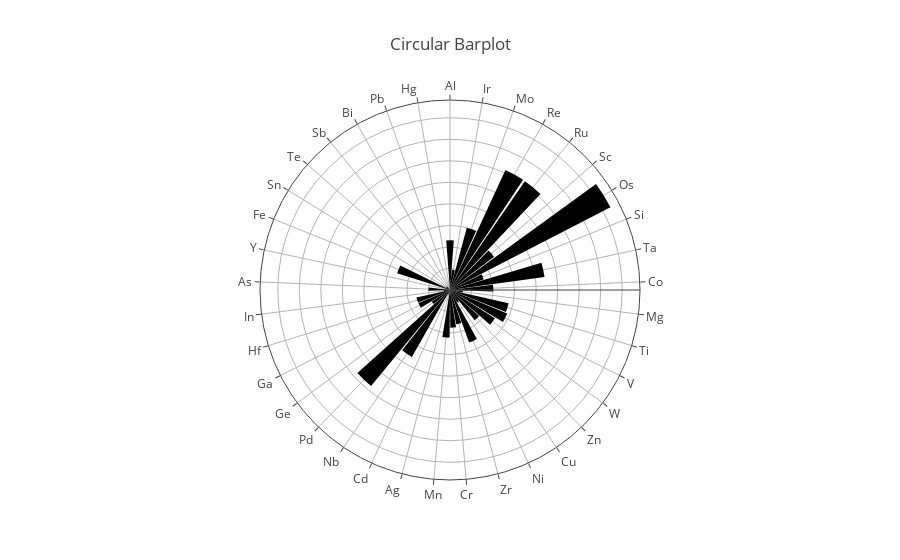

Here is the notebook cell this chart was saved with:
### Code cell
import plotly.graph_objects as go

# Sample data
a = list(element_counts_regular.keys())
b = list(element_counts_regular.values())

# Create a figure
fig = go.Figure()

# Add the Pie of Bar Chart
fig.add_trace(go.Barpolar(
    r=b,
    theta=a,
    text=a,
    hoverinfo='text+r',
))

# Update the layout
fig.update_layout(
    title="Circular Barplot",
    polar=dict(
        radialaxis=dict(showticklabels=False, ticks=''),
        angularaxis=dict(direction="clockwise"),
    )
)

# Show the plot
fig.show()

### Figure 1 — Plotly figure (JSON) as saved in the notebook; plotly's stock layout.template omitted (floating-point values rounded to 4 significant figures)
{"data": [{"hoverinfo": "text+r", "r": [462, 188, 600, 1228, 1226, 513, 1677, 328, 886, 402, 120, 558, 575, 492, 363, 134, 520, 323, 350, 442, 15, 45, 716, 1155, 199, 317, 319, 58, 199, 33, 515, 41, 47, 38, 3, 9, 4], "text": ["Al", "Ir", "Mo", "Re", "Ru", "Sc", "Os", "Si", "Ta", "Co", "Mg", "Ti", "V", "W", "Zn", "Cu", "Ni", "Zr", "Cr", "Mn", "Ag", "Cd", "Nb", "Pd", "Ge", "Ga", "Hf", "In", "As", "Y", "Fe", "Sn", "Te", "Sb", "Bi", "Pb", "Hg"], "theta": ["Al", "Ir", "Mo", "Re", "Ru", "Sc", "Os", "Si", "Ta", "Co", "Mg", "Ti", "V", "W", "Zn", "Cu", "Ni", "Zr", "Cr", "Mn", "Ag", "Cd", "Nb", "Pd", "Ge", "Ga", "Hf", "In", "As", "Y", "Fe", "Sn", "Te", "Sb", "Bi", "Pb", "Hg"], "type": "barpolar"}], "layout": {"polar": {"angularaxis": {"direction": "clockwise"}, "radialaxis": {"showticklabels": false, "ticks": ""}}, "title": {"text": "Circular Barplot"}}}
